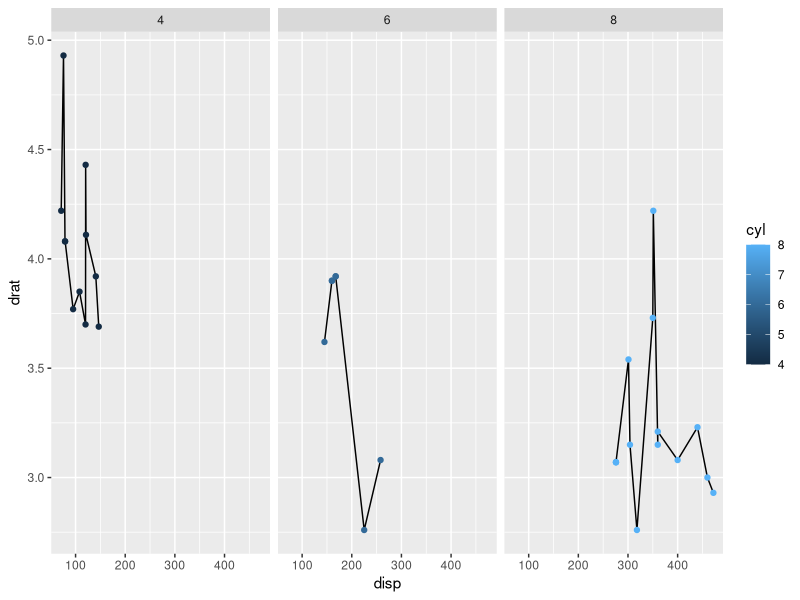
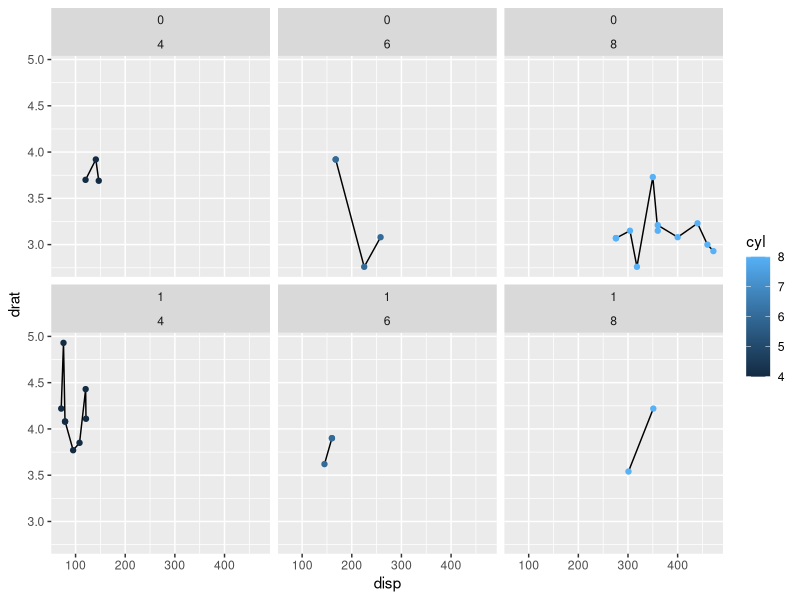
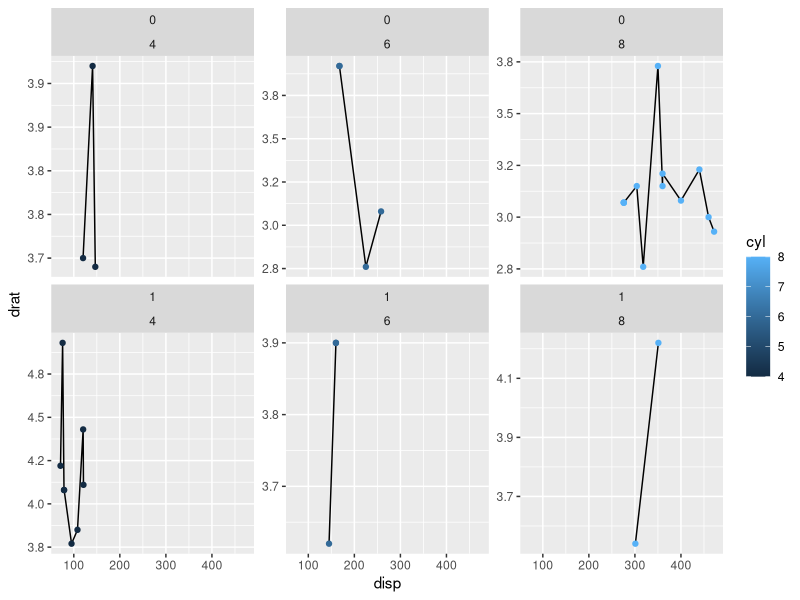
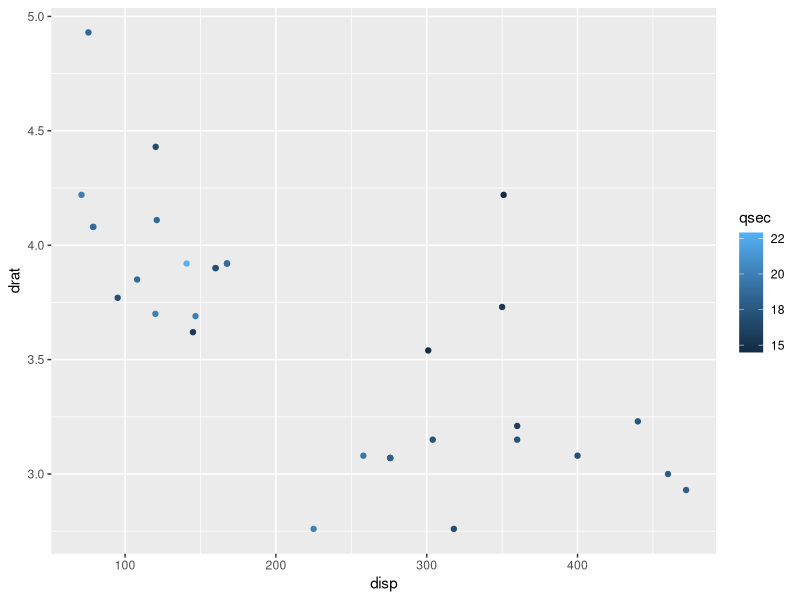
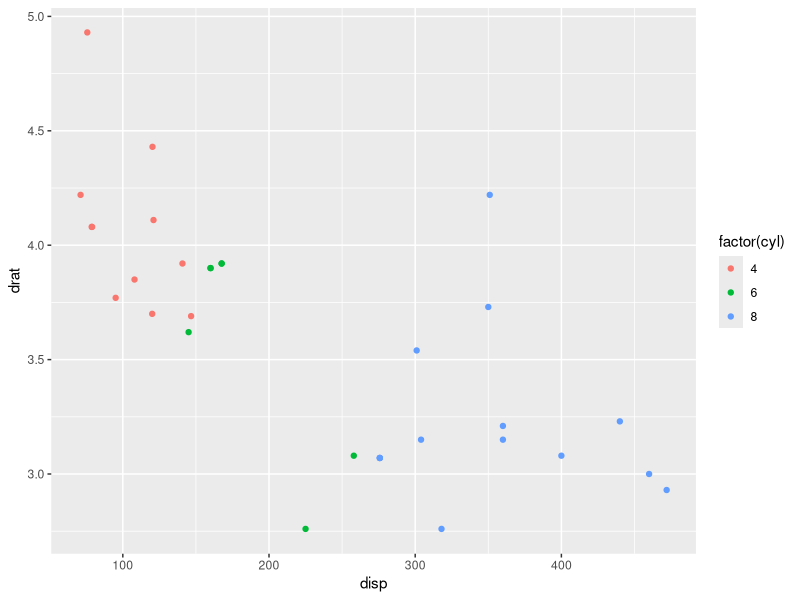
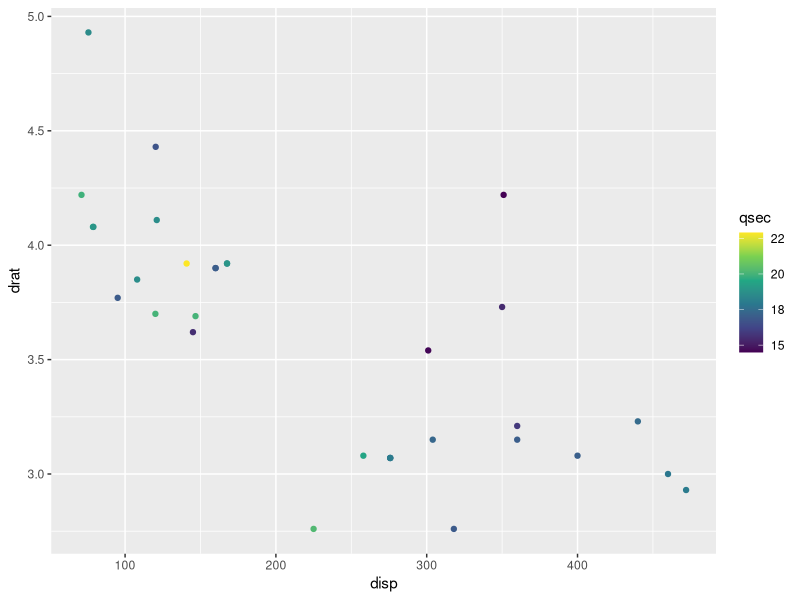
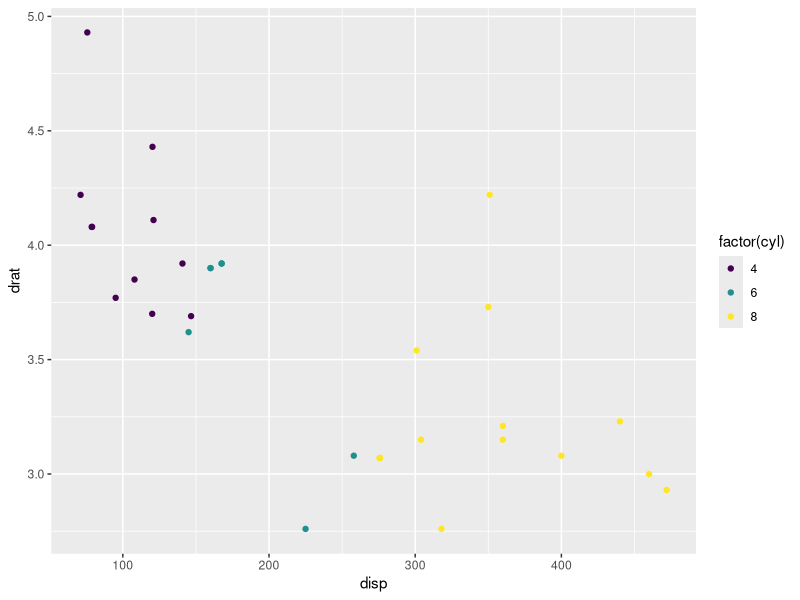
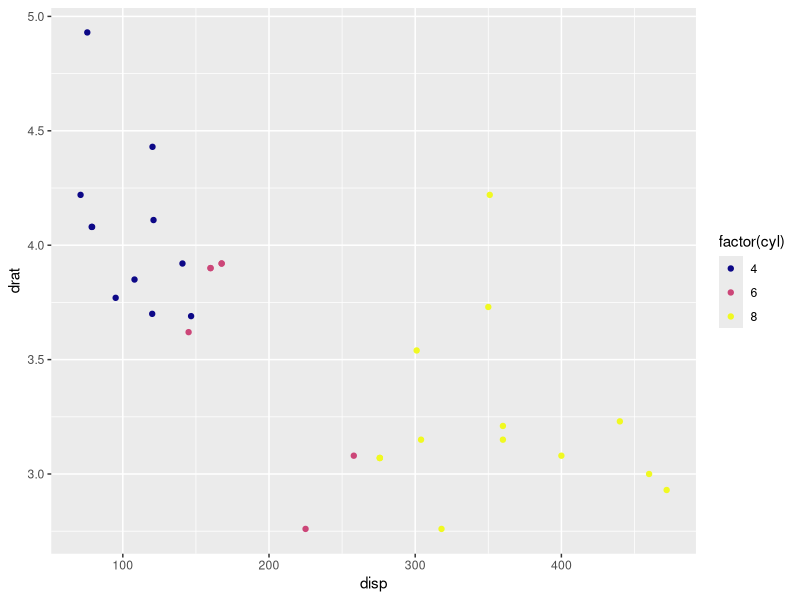

The R script that drew these images, in order: (Note: this script raises an error after producing the figures.)
## ---- chunk 1
#| include: false
options(digits = 2)
library(tidyverse)
## ---- chunk 2
#| label: facet
#| fig.show: hide

ggplot(
  data = mtcars,
  mapping = aes(x = disp, y = drat)
) +
  geom_line() +
  geom_point(
    aes(colour = cyl)
    ) +
  facet_wrap(
    facets = vars(cyl)
    )

## ---- chunk 3
#| ref.label: facet
#| echo: false
#| fig.retina: 1.25
## ---- chunk 4
#| label: facet_2
#| fig.show: hide

ggplot(
  data = mtcars,
  mapping = aes(x = disp, y = drat)
) +
  geom_line() +
  geom_point(
    aes(colour = cyl)
    ) +
  facet_wrap(
    facets = vars(am, cyl)
    )

## ---- chunk 5
#| ref.label: facet_2
#| echo: false
#| fig.retina: 1.25
## ---- chunk 6
#| label: facet_grid
#| fig.show: hide

ggplot(
  data = mtcars,
  mapping = aes(x = disp, y = drat)
) +
  geom_line() +
  geom_point(
    aes(colour = cyl)
    ) +
  facet_wrap(
    facets = vars(am, cyl),
    scales = "free_y"
    )

## ---- chunk 7
#| ref.label: facet_grid
#| echo: false
#| fig.retina: 1.25
## ---- chunk 8
#| label: default_colour_c
#| fig.show: hide

# continuous variable colour

ggplot(
  data = mtcars,
  mapping = aes(x = disp, y = drat)
) +
  geom_point(
    mapping = aes(colour = qsec)
  )

## ---- chunk 9
#| ref.label: default_colour_c
#| echo: false
#| fig.retina: 1.25
## ---- chunk 10
#| label: default_colour_d
#| fig.show: hide

# discrete variable colour

ggplot(
  data = mtcars,
  mapping = aes(x = disp, y = drat)
) +
  geom_point(
    mapping = aes(colour = factor(cyl))
  )

## ---- chunk 11
#| ref.label: default_colour_d
#| echo: false
#| fig.retina: 1.25
## ---- chunk 12
#| label: viridis_c
#| fig.show: hide

ggplot(
  data = mtcars,
  mapping = aes(x = disp, y = drat)
) +
  geom_point(
    mapping = aes(colour = qsec)
  ) +
  scale_colour_viridis_c()

## ---- chunk 13
#| ref.label: viridis_c
#| echo: false
#| fig.retina: 1.25
## ---- chunk 14
#| label: viridis_d
#| fig.show: hide

ggplot(
  data = mtcars,
  mapping = aes(x = disp, y = drat)
) +
  geom_point(
    mapping = aes(colour = factor(cyl))
  ) +
  scale_colour_viridis_d()

## ---- chunk 15
#| ref.label: viridis_d
#| echo: false
#| fig.retina: 1.25
## ---- chunk 16
#| label: plasma_d
#| fig.show: hide

ggplot(
  data = mtcars,
  mapping = aes(x = disp, y = drat)
) +
  geom_point(
    mapping = aes(colour = factor(cyl))
  ) +
  scale_colour_viridis_d(option = "plasma")

## ---- chunk 17
#| ref.label: plasma_d
#| echo: false
#| fig.retina: 1.25
## ---- chunk 18
#| label: plasma_d_error
#| fig.show: hide
#| error: true

ggplot(
  data = mtcars,
  mapping = aes(x = disp, y = drat)
) +
  geom_point(
    mapping = aes(colour = qsec)
  ) +
  scale_colour_viridis_d(option = "plasma")

## ---- chunk 19
#| ref.label: plasma_d_error
#| echo: false
#| error: true
#| fig.retina: 1.25
## ---- chunk 20
#| label: grey_d
#| fig.show: hide

ggplot(
  data = mtcars,
  mapping = aes(x = disp, y = drat)
) +
  geom_point(
    mapping = aes(colour = factor(cyl))
  ) +
  scale_colour_grey()

## ---- chunk 21
#| ref.label: grey_d
#| echo: false
#| fig.retina: 1.25
## ---- chunk 22
#| label: grey_c_error
#| fig.show: hide
#| error: true

ggplot(
  data = mtcars,
  mapping = aes(x = disp, y = drat)
) +
  geom_point(
    mapping = aes(colour = cyl)
  ) +
  scale_colour_grey()

## ---- chunk 23
#| ref.label: grey_c_error
#| echo: false
#| error: true
#| fig.retina: 1.25
## ---- chunk 24
#| label: grey_manual
#| fig.show: hide

ggplot(
  data = mtcars,
  mapping = aes(x = disp, y = drat)
) +
  geom_point(
    mapping = aes(colour = cyl)
  ) +
  scale_colour_gradient(
    low = "white", 
    high = "black"
  )

## ---- chunk 25
#| ref.label: grey_manual
#| echo: false
#| fig.retina: 1.25
## ---- chunk 26
#| label: colour_ui
#| fig.show: hide

ggplot(
  data = mtcars,
  mapping = aes(x = disp, y = drat)
) +
  geom_point(
    colour = "#009dc6"
  ) +
  geom_smooth(
    colour = "#009dc6"
  )

## ---- chunk 27
#| ref.label: colour_ui
#| echo: false
#| fig.retina: 1.25
## ---- chunk 28
#| label: colour_ui_2
#| fig.show: hide

# hex codes have to be in a call to c()

ggplot(
  data = mtcars,
  mapping = aes(x = disp, y = drat)
) +
  geom_point(
    mapping = aes(colour = factor(cyl))
  ) +
  scale_colour_manual(
    values = c("#009dc6", "#c69e00", "#c6004f")
  )
## ---- chunk 29
#| ref.label: colour_ui_2
#| echo: false
#| fig.retina: 1.25
## ---- chunk 30
#| label: subtitle
#| fig.show: hide

ggplot(
  data = mtcars,
  mapping = aes(x = disp, y = drat)
) +
  geom_point() +
  labs(
    title = "An informative title",
    subtitle = "With even more information here"
  )

## ---- chunk 31
#| ref.label: subtitle
#| echo: false
#| fig.retina: 1.25
## ---- chunk 32
#| label: caption
#| fig.show: hide

ggplot(
  data = mtcars,
  mapping = aes(x = disp, y = drat)
) +
  geom_point() +
  labs(
    title = "An informative title",
    subtitle = "With even more information here",
    caption = "With some extra information here"
  )

## ---- chunk 33
#| ref.label: caption
#| echo: false
#| fig.retina: 1.25
## ---- chunk 34
#| label: guides
#| fig.show: hide

ggplot(
  data = mtcars,
  mapping = aes(x = disp, y = drat)
) +
  geom_point(
    mapping = aes(colour = cyl)
  ) +
  labs(
    x = "Engine displacement",
    y = "Rear axle ratio",
    colour = "Number\nof cylinders"
    # \n means 'new line'
  )

## ---- chunk 35
#| ref.label: guides
#| echo: false
#| fig.retina: 1.25
## ---- chunk 36
#| label: theme_classic
#| fig.show: hide

ggplot(
  data = mtcars,
  mapping = aes(x = disp, y = drat)
) +
  geom_point()
## ---- chunk 37
#| ref.label: theme_classic
#| echo: false
#| fig.retina: 1.25
## ---- chunk 38
#| label: theme_bw
#| fig.show: hide

ggplot(
  data = mtcars,
  mapping = aes(x = disp, y = drat)
) +
  geom_point() +
  theme_bw()

## ---- chunk 39
#| ref.label: theme_bw
#| echo: false
#| fig.retina: 1.25
## ---- chunk 40
#| label: theme_minimal
#| fig.show: hide

ggplot(
  data = mtcars,
  mapping = aes(x = disp, y = drat)
) +
  geom_point() +
  theme_minimal()

## ---- chunk 41
#| ref.label: theme_minimal
#| echo: false
#| fig.retina: 1.25
## ---- chunk 42
#| label: legend_bottom
#| fig.show: hide



ggplot(
  data = mtcars,
  mapping = aes(x = disp, y = drat)
) +
  geom_point(
    mapping = aes(colour = disp)
  ) +
  theme(
    legend.position = "bottom"
  )

## ---- chunk 43
#| ref.label: legend_bottom
#| echo: false
#| fig.retina: 1.25
## ---- chunk 44
#| label: rotate_text
#| fig.show: hide

ggplot(
  data = mtcars,
  mapping = aes(x = disp, y = drat)
) +
  geom_point(
    mapping = aes(colour = disp)
  ) +
  theme(
    legend.position = "bottom",
    axis.text.x = element_text(angle = 45, hjust = 1)
  )

## ---- chunk 45
#| ref.label: rotate_text
#| echo: false
#| fig.retina: 1.25
## ---- chunk 46
#| label: rotate_text_fail
#| fig.show: hide

ggplot(
  data = mtcars,
  mapping = aes(x = disp, y = drat)
) +
  geom_point(
    mapping = aes(colour = disp)
  ) +
  theme(
    legend.position = "bottom",
    axis.text.x = element_text(angle = 45, hjust = 1)
  ) +
  theme_minimal()

## ---- chunk 47
#| ref.label: rotate_text_fail
#| echo: false
#| fig.retina: 1.25
## ---- chunk 48
#| label: rotate_text_bw
#| fig.show: hide

ggplot(
  data = mtcars,
  mapping = aes(x = disp, y = drat)
) +
  geom_point(
    mapping = aes(colour = disp)
  ) +
  theme_minimal() +
  theme(
    legend.position = "bottom",
    axis.text.x = element_text(angle = 45, hjust = 1)
  )
  

## ---- chunk 49
#| ref.label: rotate_text_bw
#| echo: false
#| fig.retina: 1.25
## ---- chunk 50
#| label: rotate_text_error
#| fig.show: hide
#| error: true

ggplot(
  data = mtcars,
  mapping = aes(x = disp, y = drat)
) +
  geom_point(
    mapping = aes(colour = disp)
  ) +
  theme_minimal(
    legend.position = "bottom",
    axis.text.x = element_text(angle = 45, hjust = 1)
  )
  

## ---- chunk 51
#| ref.label: rotate_text_error
#| echo: false
#| error: true
#| fig.retina: 1.25
## ---- chunk 52
#| label: scales
#| fig.show: hide

ggplot(
  data = mtcars,
  mapping = aes(x = disp, y = drat)
) +
  geom_point()
  
## ---- chunk 53
#| ref.label: scales
#| echo: false
#| fig.retina: 1.25
## ---- chunk 54
#| label: scales_ln
#| fig.show: hide

ggplot(
  data = mtcars,
  mapping = aes(x = disp, y = drat)
) +
  geom_point() +
  scale_x_log10()
  
  

## ---- chunk 55
#| ref.label: scales_ln
#| echo: false
#| fig.retina: 1.25
## ---- chunk 56
#| label: scales_ln_sci
#| fig.show: hide

ggplot(
  data = mtcars,
  mapping = aes(x = disp, y = drat)
) +
  geom_point() +
  scale_x_log10(
    labels = scales::label_scientific()
    )
  
  

## ---- chunk 57
#| ref.label: scales_ln_sci
#| echo: false
#| fig.retina: 1.25
## ---- chunk 58
#| label: scales_ln_breaks
#| fig.show: hide

ggplot(
  data = mtcars,
  mapping = aes(x = disp, y = drat)
) +
  geom_point() +
  scale_x_log10(
    labels = scales::label_scientific(),
    breaks = c(100, 200, 300, 400, 500)
    )
  
  

## ---- chunk 59
#| ref.label: scales_ln_breaks
#| echo: false
#| fig.retina: 1.25
## ---- chunk 60
#| label: scales_ln_lim
#| fig.show: hide

ggplot(
  data = mtcars,
  mapping = aes(x = disp, y = drat)
) +
  geom_point() +
  scale_x_log10(
    labels = scales::label_scientific(),
    breaks = c(100, 200, 300, 400, 500),
    limits = c(10, 1000)
    )
  
  

## ---- chunk 61
#| ref.label: scales_ln_lim
#| echo: false
#| fig.retina: 1.25
## ---- chunk 62
#| label: save_plot
#| fig.show: hide

disp_drat_plot <- 
ggplot(
  data = mtcars,
  mapping = aes(x = disp, y = drat)
) +
  geom_point()
  
ggsave(
  filename = file.path("figures", 
                       "disp_drat_plot.png"),
  plot = disp_drat_plot,
  type = "cairo-png"
)

## ---- chunk 63
#| echo: false
#| fig.retina: 1.25

knitr::include_graphics(
  "https://raw.githubusercontent.com/benmatthewsed/ui-data-visualization-course/master/figures/disp_drat_plot.png"
)

## ---- chunk 64
#| echo: false
#| fig.retina: 1.25

knitr::include_graphics(
  "https://raw.githubusercontent.com/benmatthewsed/ui-data-visualization-course/master/figures/disp_drat_plot_big.png"
)

## ---- chunk 65
 knitr::include_graphics("https://ggplot2-book.org/collective-geoms_files/figure-html/oxboys-line-bad-1.png")
